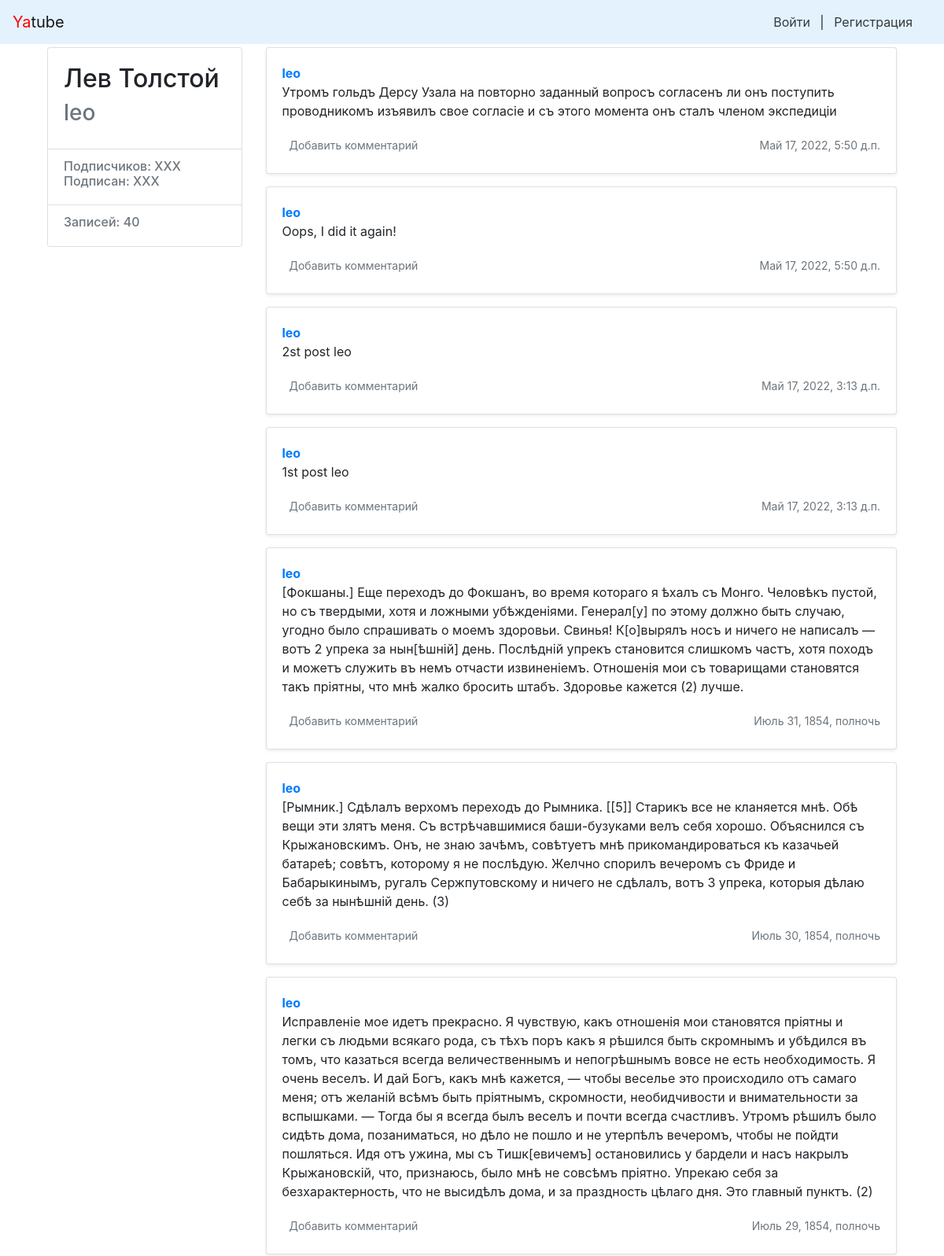
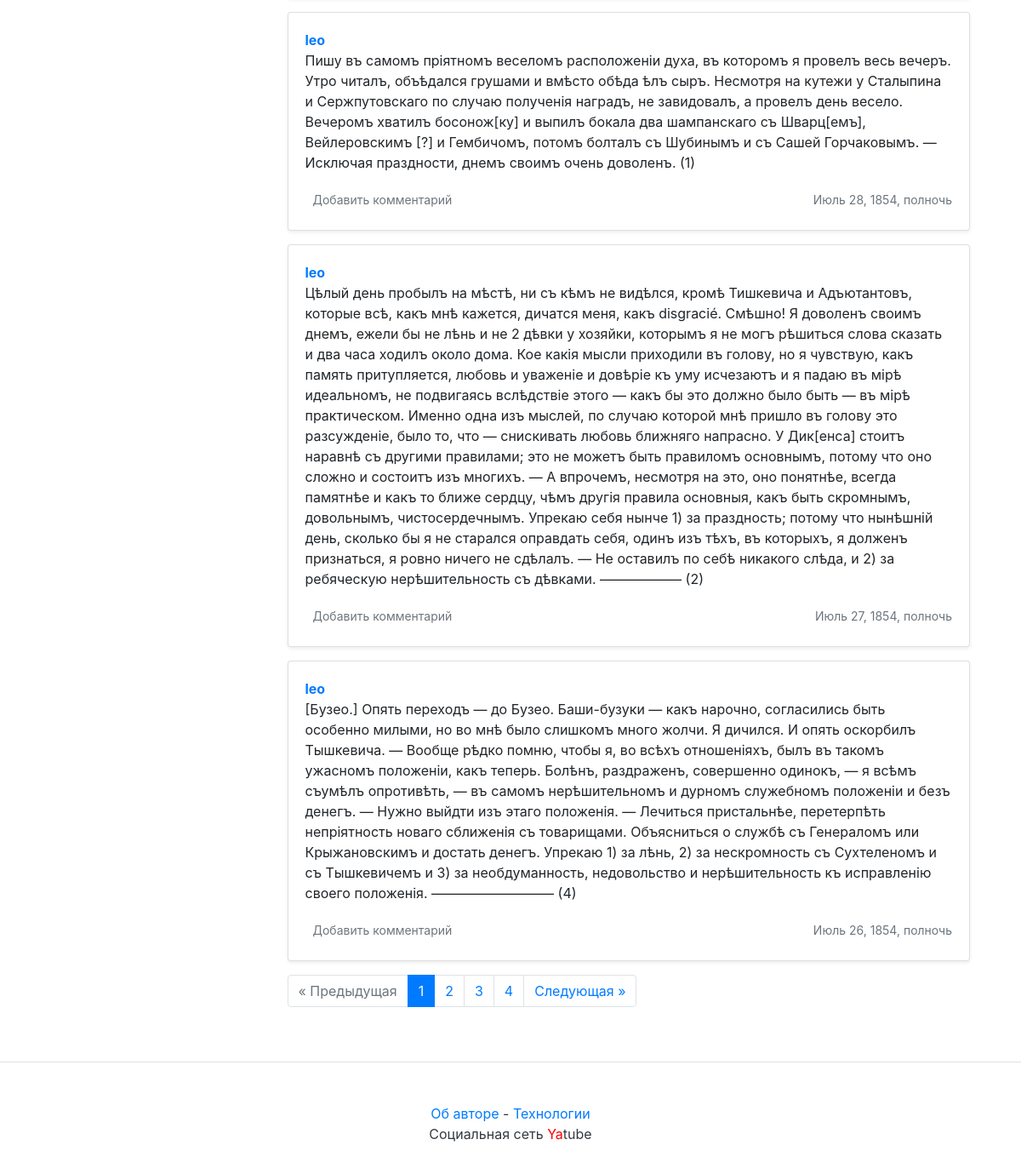
The page /profile/leo/ on the database its author committed (2 pictures, top to bottom).
### posts/models.py (models this page shows, shortened)
class Post(models.Model):
    text = models.TextField(verbose_name='Текст записи')
    pub_date = models.DateTimeField("date published", auto_now_add=True)
    author = models.ForeignKey(User, on_delete=models.CASCADE, related_name="posts")
    group = models.ForeignKey(Group, on_delete=models.SET_NULL, related_name="posts",
                              blank=True, null=True, verbose_name='Группа')

### posts/views.py (the view)
# urls.py: path('profile/<str:username>/', views.profile, name='profile'),
def profile(request, username):
    username = get_object_or_404(User, username=username)
    post_list = Post.objects.filter(author_id=User.objects.get(username=username)).order_by('-pub_date')
    cnt_of_posts = post_list.count()
    paginator = Paginator(post_list, 10)
    page_number = request.GET.get('page')  # переменная в URL с номером запрошенной страницы
    page = paginator.get_page(page_number)  # получить записи с нужным смещением
    context = {'page': page,
               'paginator': paginator,
               'cnt_of_posts': cnt_of_posts,
               'username': username}
    response = render(request, "profile.html", context)
    return response

### templates/profile.html (shortened to what this page needs)
{% extends "base.html" %}
{% block content %}
<main role="main" class="container">
    <div class="row">
            <div class="col-md-3 mb-3 mt-1">
                    <div class="card">
                            <div class="card-body">
                                    <div class="h2">
                                        {{ username.get_full_name }}
                                    </div>
                                    <div class="h3 text-muted">
                                         {{ username }}
                                    </div>
                            </div>
                            <ul class="list-group list-group-flush">
                                    <li class="list-group-item">
                                            <div class="h6 text-muted">
                                            Подписчиков: XXX <br />
                                            Подписан: XXX
                                            </div>
                                    </li>
                                    <li class="list-group-item">
                                            <div class="h6 text-muted">
                                                Записей: {{ cnt_of_posts }}
                                            </div>
                                    </li>
                            </ul>
                    </div>
            </div>
            <div class="col-md-9">
                {% for post in page %}
                    <div class="card mb-3 mt-1 shadow-sm">
                            <div class="card-body">
                                    <p class="card-text">
                                            <a href="/profile/{{ username }}/"><strong class="d-block text-gray-dark">{{ username }}</strong></a>
                                            {{ post.text }}
                                    </p>
                                    <div class="d-flex justify-content-between align-items-center">
                                            <div class="btn-group ">
                                                    <a class="btn btn-sm text-muted" href="/profile/{{ username }}/{{ post.id }}/" role="button">Добавить комментарий</a>
                                            </div>
                                            <small class="text-muted">{{ post.pub_date }}</small>
                                    </div>
                            </div>
                    </div>
                {% endfor %}
                {% if page.has_other_pages %}
                    {% include "paginator.html" with items=page paginator=paginator %}
                {% endif %}
            </div>
    </div>
</main>
{% endblock %}

### rows shown on the page
Post: text "Утромъ гольдъ Дерсу Узала на повторно заданный вопросъ согласенъ ли онъ поступить проводникомъ изъявилъ свое согласіе и съ этого момента онъ сталъ членом экспедиціи", pub_date "Май 17, 2022, 5:50 д.п."
Post: text "Oops, I did it again!", pub_date "Май 17, 2022, 5:50 д.п."
Post: text "2st post leo", pub_date "Май 17, 2022, 3:13 д.п."
Post: text "1st post leo", pub_date "Май 17, 2022, 3:13 д.п."
Post: text "[Фокшаны.] Еще переходъ до Фокшанъ, во время котораго я ѣхалъ съ Монго. Человѣкъ пустой, но съ твердыми, хотя и ложными убѣжденіями. Генерал[у] по этому должно быть случаю, угодно было спрашивать о моемъ здоровьи. Свинья! К[о]вырялъ носъ и ничего не написалъ — вотъ 2 упрека за нын[ѣшній] день. Послѣдній упрекъ становится слишкомъ частъ, хотя походъ и можетъ служить въ немъ отчасти извиненіемъ. Отношенія мои съ товарищами становятся такъ пріятны, что мнѣ жалко бросить штабъ. Здоровье кажется (2) лучше.", pub_date "Июль 31, 1854, полночь"
Post: text "[Рымник.] Сдѣлалъ верхомъ переходъ до Рымника. [[5]] Старикъ все не кланяется мнѣ. Обѣ вещи эти злятъ меня. Съ встрѣчавшимися баши-бузуками велъ себя хорошо. Объяснился съ Крыжановскимъ. Онъ, не знаю зачѣмъ, совѣтуетъ мнѣ прикомандироваться къ казачьей батареѣ; совѣтъ, которому я не послѣдую. Желчно спорилъ вечеромъ съ Фриде и Бабарыкинымъ, ругалъ Сержпутовскому и ничего не сдѣлалъ, вотъ 3 упрека, которыя дѣлаю себѣ за нынѣшній день. (3)", pub_date "Июль 30, 1854, полночь"
Post: text "Исправленіе мое идетъ прекрасно. Я чувствую, какъ отношенія мои становятся пріятны и легки съ людьми всякаго рода, съ тѣхъ поръ какъ я рѣшился быть скромнымъ и убѣдился въ томъ, что казаться всегда величественнымъ и непогрѣшнымъ вовсе не есть необходимость. Я очень веселъ. И дай Богъ, какъ мнѣ кажется, — чтобы веселье это происходило отъ самаго меня; отъ желаній всѣмъ быть пріятнымъ, скромности, необидчивости и внимательности за вспышками. — Тогда бы я всегда былъ веселъ и почти всегда счастливъ. Утромъ рѣшилъ было сидѣть дома, позаниматься, но дѣло не пошло и не утерпѣлъ вечеромъ, чтобы не пойдти пошляться. Идя отъ ужина, мы съ Тишк[евичемъ] остановились у бардели и насъ накрылъ…", pub_date "Июль 29, 1854, полночь"
Post: text "Пишу въ самомъ пріятномъ веселомъ расположеніи духа, въ которомъ я провелъ весь вечеръ. Утро читалъ, объѣдался грушами и вмѣсто обѣда ѣлъ сыръ. Несмотря на кутежи у Сталыпина и Сержпутовскаго по случаю полученія наградъ, не завидовалъ, а провелъ день весело. Вечеромъ хватилъ босонож[ку] и выпилъ бокала два шампанскаго съ Шварц[емъ], Вейлеровскимъ [?] и Гембичомъ, потомъ болталъ съ Шубинымъ и съ Сашей Горчаковымъ. — Исключая праздности, днемъ своимъ очень доволенъ. (1)", pub_date "Июль 28, 1854, полночь"
Post: text "Цѣлый день пробылъ на мѣстѣ, ни съ кѣмъ не видѣлся, кромѣ Тишкевича и Адъютантовъ, которые всѣ, какъ мнѣ кажется, дичатся меня, какъ disgracié. Смѣшно! Я доволенъ своимъ днемъ, ежели бы не лѣнь и не 2 дѣвки у хозяйки, которымъ я не могъ рѣшиться слова сказать и два часа ходилъ около дома. Кое какія мысли приходили въ голову, но я чувствую, какъ память притупляется, любовь и уваженіе и довѣріе къ уму исчезаютъ и я падаю въ мірѣ идеальномъ, не подвигаясь вслѣдствіе этого — какъ бы это должно было быть — въ мірѣ практическом. Именно одна изъ мыслей, по случаю которой мнѣ пришло въ голову это разсужденіе, было то, что — снискивать любовь ближняго напрасно. У Дик[енса] стоитъ наравнѣ съ другими…", pub_date "Июль 27, 1854, полночь"
Post: text "[Бузео.] Опять переходъ — до Бузео. Баши-бузуки — какъ нарочно, согласились быть особенно милыми, но во мнѣ было слишкомъ много жолчи. Я дичился. И опять оскорбилъ Тышкевича. — Вообще рѣдко помню, чтобы я, во всѣхъ отношеніяхъ, былъ въ такомъ ужасномъ положеніи, какъ теперь. Болѣнъ, раздраженъ, совершенно одинокъ, — я всѣмъ съумѣлъ опротивѣть, — въ самомъ нерѣшительномъ и дурномъ служебномъ положеніи и безъ денегъ. — Нужно выйдти изъ этаго положенія. — Лечиться пристальнѣе, перетерпѣть непріятность новаго сближенія съ товарищами. Объясниться о службѣ съ Генераломъ или Крыжановскимъ и достать денегъ. Упрекаю 1) за лѣнь, 2) за нескромность съ Сухтеленомъ и съ Тышкевичемъ и 3) за…", pub_date "Июль 26, 1854, полночь"

### other values the page prints
{{ username.get_full_name }} "Лев Толстой"
{{ username }} "leo"
{{ cnt_of_posts }} "40"
{{ i }} "1"
{{ i }} "2" "3" "4"
